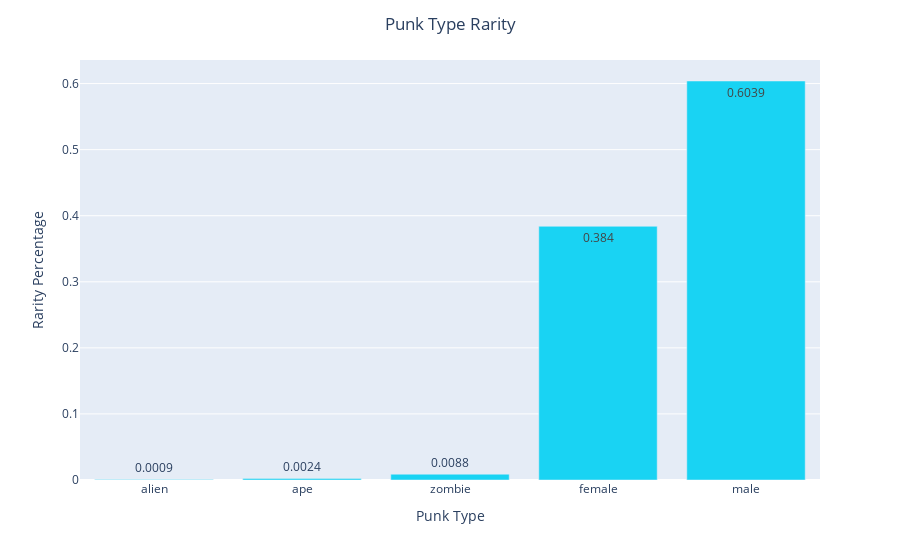

The cell this chart's notebook holds for it:
### Code cell
# sorted type dataframe
type_sorted = types.sort_values(by = 'amount')

# bar plot of punk type counts
fig = px.bar(type_sorted, 
             x=type_sorted['type'],
             y= type_sorted['rarity'],
             text = type_sorted['rarity'],
             color_discrete_sequence = ['#19d3f3'],
             labels={'type': 'Punk Type', 'rarity': 'Rarity Percentage'})
fig.update_layout(title = 'Punk Type Rarity', title_x=.5)
fig.show()

### Figure 1 — Plotly figure (JSON) as saved in the notebook; plotly's stock layout.template omitted (floating-point values rounded to 4 significant figures)
{"data": [{"alignmentgroup": "True", "hovertemplate": "Punk Type=%{x}<br>Rarity Percentage=%{text}<extra></extra>", "legendgroup": "", "marker": {"color": "#19d3f3", "pattern": {"shape": ""}}, "name": "", "offsetgroup": "", "orientation": "v", "showlegend": false, "text": [0.0009, 0.0024, 0.0088, 0.384, 0.6039], "textposition": "auto", "type": "bar", "x": ["alien", "ape", "zombie", "female", "male"], "xaxis": "x", "y": [0.0009, 0.0024, 0.0088, 0.384, 0.6039], "yaxis": "y"}], "layout": {"autosize": true, "barmode": "relative", "legend": {"tracegroupgap": 0}, "margin": {"t": 60}, "title": {"text": "Punk Type Rarity", "x": 0.5}, "xaxis": {"anchor": "y", "autorange": true, "domain": [0, 1], "range": [-0.5, 4.5], "title": {"text": "Punk Type"}, "type": "category"}, "yaxis": {"anchor": "x", "autorange": true, "domain": [0, 1], "range": [0, 0.6357], "title": {"text": "Rarity Percentage"}, "type": "linear"}}}
